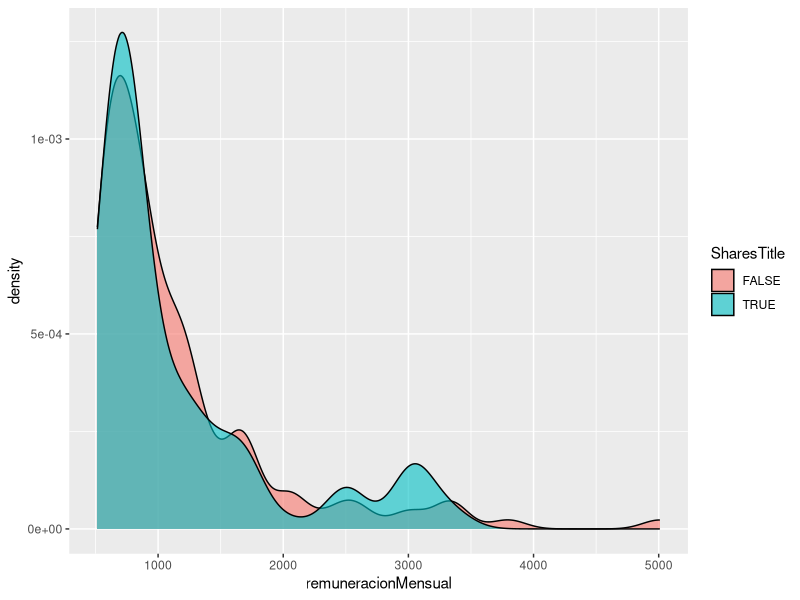
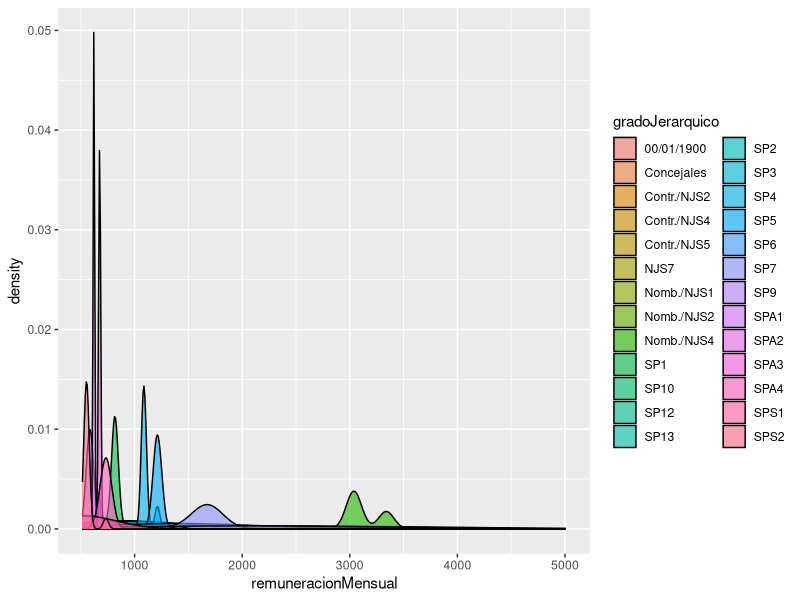
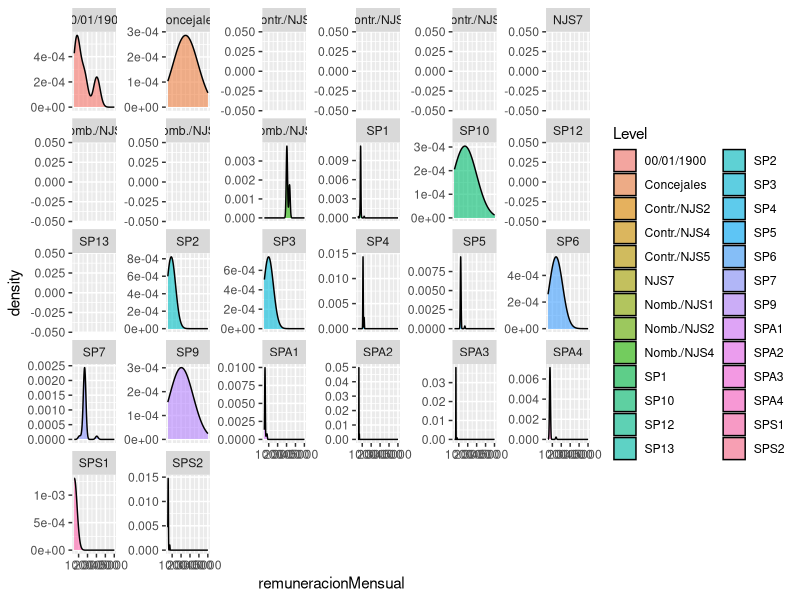

Reproduce these figures in R, in order.
## ---- chunk 1
knitr::opts_chunk$set(echo = TRUE)
## ---- chunk 2
library(dplyr)
library(RSQLite)
library(tidyr)
library(ggplot2)
library(readr)
library(stringr)
library(scales)
library(mixtools)
## ---- chunk 3
list.files("./input")
## ---- chunk 4
data_csv <- read_csv2("./input/salarios.csv", na=c("Not Provided"))
(glimpse(data_csv))
## ---- chunk 5
data <- data_csv %>% filter(anio > 2015)
## ---- chunk 6
non_numeric_vars <- names(data)[!sapply(data, is.numeric)]
data %>% 
    select(one_of(non_numeric_vars)) %>%
    summarise_each(funs(unique_vars = length(unique(.))))
## ---- chunk 7
data %>%
    group_by(puesto) %>%
    summarise(Frequency = n()) %>%
    arrange(desc(Frequency)) %>%
    head
## ---- chunk 8
data %>%
    group_by(puesto) %>%
    summarise(Frequency = n()) %>%
    mutate(OccursOnce = Frequency == 1) %>%
    group_by(OccursOnce) %>%
    summarise(Total = n())
## ---- chunk 9
data %>% 
    filter(!duplicated(puesto)) %>%
    head()
## ---- chunk 10
data %>%
    mutate(SharesTitle = duplicated(puesto)) %>%
    ggplot(aes(x = remuneracionMensual)) + 
    geom_density(aes(fill = SharesTitle), alpha = 0.6)
## ---- chunk 11
data %>%
    select(-one_of(non_numeric_vars)) %>%
    summary
## ---- chunk 12
data %>% 
    filter(horasExtras > 0) 
## ---- chunk 13
data %>%
    ggplot(aes(x = remuneracionMensual)) +
    geom_density(aes(fill = gradoJerarquico), alpha = 0.6)
## ---- chunk 14

# Subset down
data %>%
    filter(!is.na(gradoJerarquico)) ->
    jobs_with_levels

# Peek
(head(jobs_with_levels))

jobs_with_levels %>%
    group_by(gradoJerarquico) %>%
    summarise(People = n(), Titles = n_distinct(puesto))
    
## ---- chunk 15
data %>%
    mutate(Level = ifelse(is.na(gradoJerarquico), "No Level", gradoJerarquico)) %>% 
    ggplot(aes(x = remuneracionMensual)) +
    geom_density(aes(fill = Level), alpha = 0.6) +
    facet_wrap(~Level, scales="free_y")
